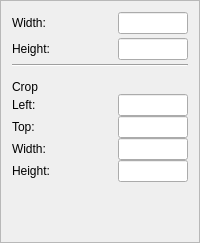
              <widget class="QFrame" name="frameFourth">
               <property name="minimumSize">
                <size>
                 <width>0</width>
                 <height>0</height>
                </size>
               </property>
               <property name="styleSheet">
                <string notr="true">QFrame#frameFourth{
border-radius:6px;
border: 1px solid gray;
}</string>
               </property>
               <property name="frameShape">
                <enum>QFrame::StyledPanel</enum>
               </property>
               <property name="frameShadow">
                <enum>QFrame::Raised</enum>
               </property>
               <layout class="QGridLayout" name="gridLayout_18">
                <property name="sizeConstraint">
                 <enum>QLayout::SetDefaultConstraint</enum>
                </property>
                <item row="0" column="0">
                 <layout class="QGridLayout" name="gridLayout">
                  <property name="sizeConstraint">
                   <enum>QLayout::SetDefaultConstraint</enum>
                  </property>
                  <property name="horizontalSpacing">
                   <number>2</number>
                  </property>
                  <property name="verticalSpacing">
                   <number>4</number>
                  </property>
                  <item row="4" column="0" colspan="2">
                   <widget class="QWidget" name="m_cropWidget" native="true">
                    <property name="minimumSize">
                     <size>
                      <width>100</width>
                      <height>120</height>
                     </size>
                    </property>
                    <layout class="QGridLayout" name="gridLayout_19">
                     <property name="leftMargin">
                      <number>0</number>
                     </property>
                     <property name="topMargin">
                      <number>0</number>
                     </property>
                     <property name="rightMargin">
                      <number>0</number>
                     </property>
                     <property name="bottomMargin">
                      <number>0</number>
                     </property>
                     <property name="spacing">
                      <number>0</number>
                     </property>
                     <item row="0" column="0">
                      <layout class="QGridLayout" name="gridLayout_10">
                       <item row="0" column="0" colspan="3">
                        <widget class="QLabel" name="m_CropLabel">
                         <property name="sizePolicy">
                          <sizepolicy hsizetype="Preferred" vsizetype="Fixed">
                           <horstretch>0</horstretch>
                           <verstretch>0</verstretch>
                          </sizepolicy>
                         </property>
                         <property name="text">
                          <string>Crop</string>
                         </property>
                        </widget>
                       </item>
                       <item row="1" column="0" colspan="2">
                        <widget class="QLabel" name="m_labelCropXOffset">
                         <property name="text">
                          <string>Left:</string>
                         </property>
                        </widget>
                       </item>
                       <item row="1" column="2">
                        <widget class="QLineEdit" name="m_edCropXOffset">
                         <property name="maximumSize">
                          <size>
                           <width>70</width>
                           <height>16777215</height>
                          </size>
                         </property>
                         <property name="maxLength">
                          <number>10</number>
                         </property>
                         <property name="alignment">
                          <set>Qt::AlignRight|Qt::AlignTrailing|Qt::AlignVCenter</set>
                         </property>
                        </widget>
                       </item>
                       <item row="3" column="0" colspan="2">
                        <widget class="QLabel" name="m_labelCropWidth">
                         <property name="text">
                          <string>Width:</string>
                         </property>
                        </widget>
                       </item>
                       <item row="3" column="2">
                        <widget class="QLineEdit" name="m_edCropWidth">
                         <property name="maximumSize">
                          <size>
                           <width>70</width>
                           <height>16777215</height>
                          </size>
                         </property>
                         <property name="maxLength">
                          <number>10</number>
                         </property>
                         <property name="alignment">
                          <set>Qt::AlignRight|Qt::AlignTrailing|Qt::AlignVCenter</set>
                         </property>
                        </widget>
                       </item>
                       <item row="4" column="0" colspan="2">
                        <widget class="QLabel" name="m_labelCropHeight">
                         <property name="text">
                          <string>Height:</string>
                         </property>
                        </widget>
                       </item>
                       <item row="4" column="2">
                        <widget class="QLineEdit" name="m_edCropHeight">
                         <property name="maximumSize">
                          <size>
                           <width>70</width>
                           <height>16777215</height>
                          </size>
                         </property>
                         <property name="alignment">
                          <set>Qt::AlignRight|Qt::AlignTrailing|Qt::AlignVCenter</set>
                         </property>
                        </widget>
                       </item>
                       <item row="2" column="2">
                        <widget class="QLineEdit" name="m_edCropYOffset">
                         <property name="maximumSize">
                          <size>
                           <width>70</width>
                           <height>16777215</height>
                          </size>
                         </property>
                         <property name="maxLength">
                          <number>10</number>
                         </property>
                         <property name="alignment">
                          <set>Qt::AlignRight|Qt::AlignTrailing|Qt::AlignVCenter</set>
                         </property>
                        </widget>
                       </item>
                       <item row="2" column="0" colspan="2">
                        <widget class="QLabel" name="m_labelCropYOffset">
                         <property name="text">
                          <string>Top:</string>
                         </property>
                        </widget>
                       </item>
                      </layout>
                     </item>
                    </layout>
                   </widget>
                  </item>
                  <item row="0" column="0">
                   <widget class="QLabel" name="m_labelWidth">
                    <property name="text">
                     <string>Width:</string>
                    </property>
                   </widget>
                  </item>
                  <item row="0" column="1">
                   <widget class="QLineEdit" name="m_edWidth">
                    <property name="minimumSize">
                     <size>
                      <width>70</width>
                      <height>0</height>
                     </size>
                    </property>
                    <property name="maximumSize">
                     <size>
                      <width>70</width>
                      <height>16777215</height>
                     </size>
                    </property>
                    <property name="maxLength">
                     <number>10</number>
                    </property>
                    <property name="alignment">
                     <set>Qt::AlignRight|Qt::AlignTrailing|Qt::AlignVCenter</set>
                    </property>
                   </widget>
                  </item>
                  <item row="1" column="0">
                   <widget class="QLabel" name="m_labelHeight">
                    <property name="text">
                     <string>Height:</string>
                    </property>
                   </widget>
                  </item>
                  <item row="1" column="1">
                   <widget class="QLineEdit" name="m_edHeight">
                    <property name="minimumSize">
                     <size>
                      <width>70</width>
                      <height>0</height>
                     </size>
                    </property>
                    <property name="maximumSize">
                     <size>
                      <width>70</width>
                      <height>16777215</height>
                     </size>
                    </property>
                    <property name="maxLength">
                     <number>10</number>
                    </property>
                    <property name="alignment">
                     <set>Qt::AlignRight|Qt::AlignTrailing|Qt::AlignVCenter</set>
                    </property>
                   </widget>
                  </item>
                  <item row="5" column="0" colspan="2">
                   <spacer name="verticalSpacer_3">
                    <property name="orientation">
                     <enum>Qt::Vertical</enum>
                    </property>
                    <property name="sizeHint" stdset="0">
                     <size>
                      <width>20</width>
                      <height>40</height>
                     </size>
                    </property>
                   </spacer>
                  </item>
                  <item row="2" column="0" rowspan="2" colspan="2">
                   <widget class="Line" name="line">
                    <property name="orientation">
                     <enum>Qt::Horizontal</enum>
                    </property>
                   </widget>
                  </item>
                 </layout>
                </item>
               </layout>
              </widget>
